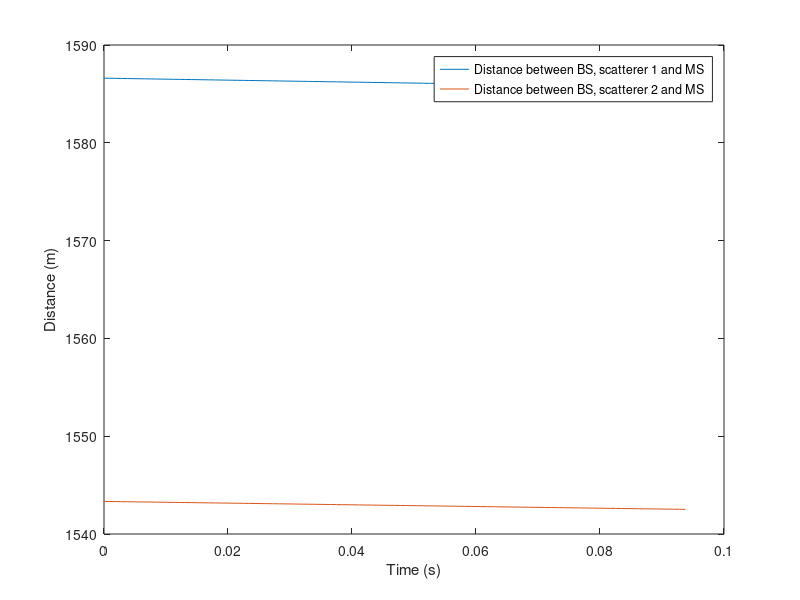
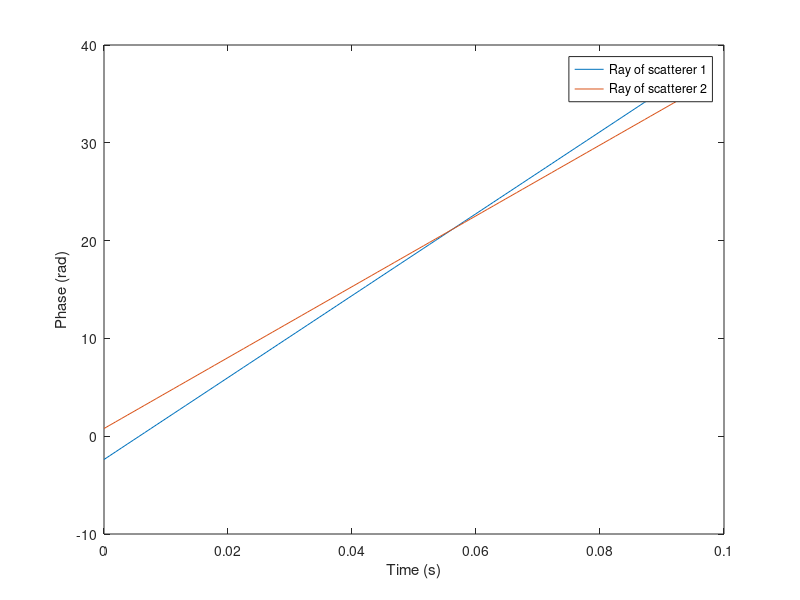
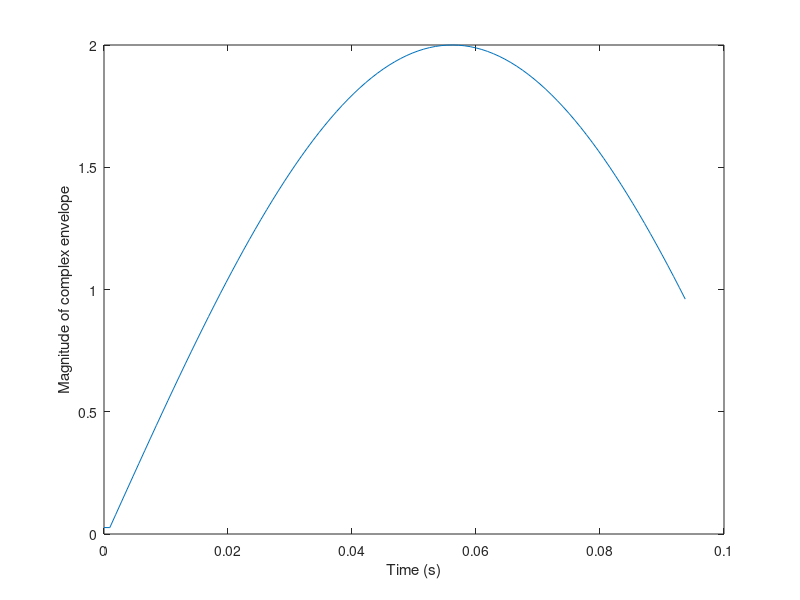
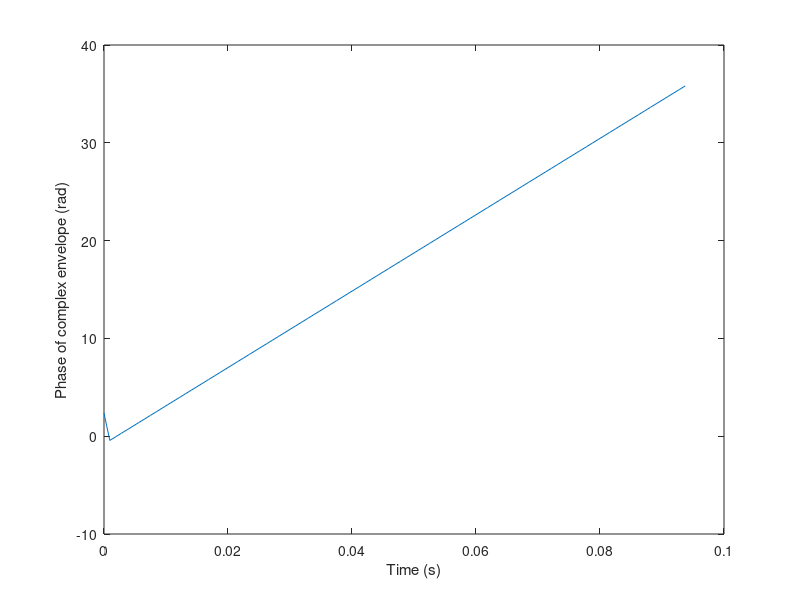

Here is the MATLAB script that generated these plots, in order:
%
% project434     (alpha 30)
%
% =======================================================================
clear
close all
clc
% basic inputs ==========================================================

fc=2000;     % MHz  Carrier frequency
F=16;        % sampling rate: fraction of wave length
V=10;        %  m/s MS1 speed 
NFFT=128;    % Number of points in FFT
Nsamples=100 % Number of samples 

% geometry inputs ========================================================

BSx=-1000; % location of transmitter (BS) x-coordinate
BSy=1000;  % location of transmitter (BS) y-coordinate
MS0=0;        % initial location of receiver (MS) x-coordinate
SC1x=100;    % location of scatterer-1 x-coordinate
SC1y=0;      % location of scatterer-1 y-coordinate

alpha2 = 30;       % degree
distSC2=100; % m distance from origin (first route point) to sc2

% inidirect gemeotric parameters ========================================

SC2x=distSC2*cosd(alpha2);  % loc of scatterer-1 x-coord
SC2y=distSC2*sind(alpha2);  % loc of scatterer-1 y-coord


% indirect parameters ===================================================
lambdac=300/fc;    % m wavelength
Dx=lambdac/F;      % m sampling spacing 
ts=Dx/V;          % s time sampling interval
fs=1/ts;           % Hz sampling frequency
kc=2*pi/lambdac;   % propagation constant

timeaxis=ts.*[0:Nsamples];

MSx=MS0+V.*timeaxis;

distBSSC1MS=sqrt((BSx-SC1x).^2+(BSy-SC1y).^2)+sqrt((SC1x-MSx).^2+SC1y.^2)
distBSSC2MS=sqrt((BSx-SC2x).^2+(BSy-SC2y).^2)+sqrt((SC2x-MSx).^2+SC2y.^2)
figure,plot(timeaxis,distBSSC1MS,timeaxis,distBSSC2MS)
xlabel('Time (s)');
ylabel('Distance (m)');
legend('Distance between BS, scatterer 1 and MS', 'Distance between BS, scatterer 2 and MS', 'Location', 'Best');


ray1=exp(-j*kc.*distBSSC1MS);
ray2=exp(-j*kc.*distBSSC2MS);
figure,plot(timeaxis,unwrap(angle(ray1)),timeaxis,unwrap(angle(ray2)))
xlabel('Time (s)');
ylabel('Phase (rad)');
legend('Ray of scatterer 1', 'Ray of scatterer 2', 'Location', 'Best');

r=ray1+ray2;
figure,plot(timeaxis,abs(r))
xlabel('Time (s)')
ylabel('Magnitude of complex envelope')

figure,plot(timeaxis,unwrap(angle(r)))
xlabel('Time (s)')
ylabel('Phase of complex envelope (rad)')

spectrumr=fftshift((abs(fft(r,NFFT))).^2);
freqaxis=[0:NFFT-1]*fs/NFFT-fs/2;
figure,plot(freqaxis,10*log10(spectrumr)-max(10*log10(spectrumr)))
xlabel('Doppler shift (Hz)')
ylabel('Normalized frquency response (dB)')
